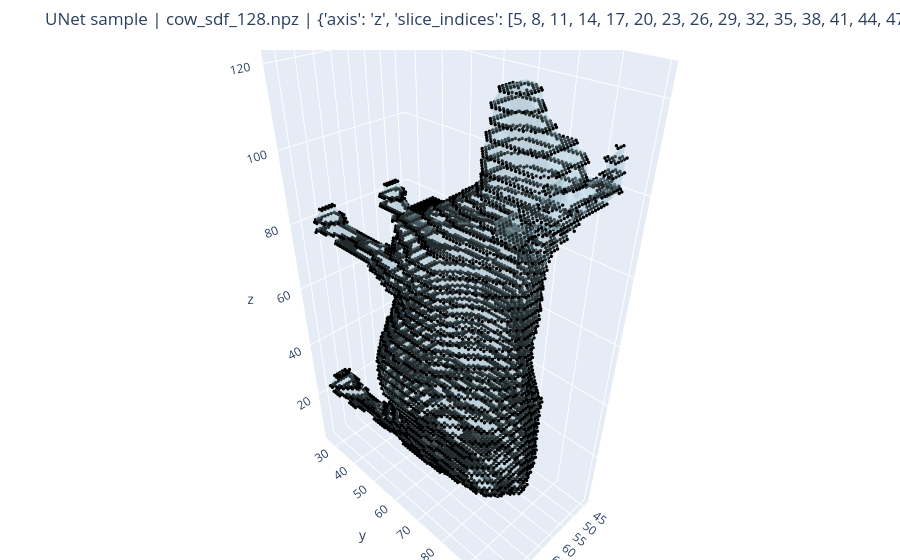

The cell this chart's notebook holds for it:
### Code cell
visualize_unet_sample_3d(unet_dataset, idx=1)

### Figure 1 — Plotly figure (JSON) as saved in the notebook; plotly's stock layout.template omitted (floating-point values rounded to 4 significant figures; data arrays with more than 128 entries replaced by an {"elided": "..."} marker saying what was removed)
{"data": [{"color": "lightblue", "i": {"elided": "42164 int values"}, "j": {"elided": "42164 int values"}, "k": {"elided": "42164 int values"}, "name": "GT surface", "opacity": 0.25, "type": "mesh3d", "x": {"elided": "21084 float values"}, "y": {"elided": "21084 float values"}, "z": {"elided": "21084 float values"}}, {"marker": {"color": "black", "size": 2}, "mode": "markers", "name": "Loop voxels", "type": "scatter3d", "x": {"elided": "8557 int values"}, "y": {"elided": "8557 int values"}, "z": {"elided": "8557 int values"}}], "layout": {"margin": {"b": 0, "l": 0, "r": 0, "t": 50}, "scene": {"aspectmode": "data"}, "title": {"text": "UNet sample | cow_sdf_128.npz | {'axis': 'z', 'slice_indices': [5, 8, 11, 14, 17, 20, 23, 26, 29, 32, 35, 38, 41, 44, 47, 50, 53, 56, 59, 62, 65, 68, 71, 74, 77, 80, 83, 86, 89, 92, 95, 98, 101, 104, 107, 110, 113, 116, 119, 122]}"}}}
